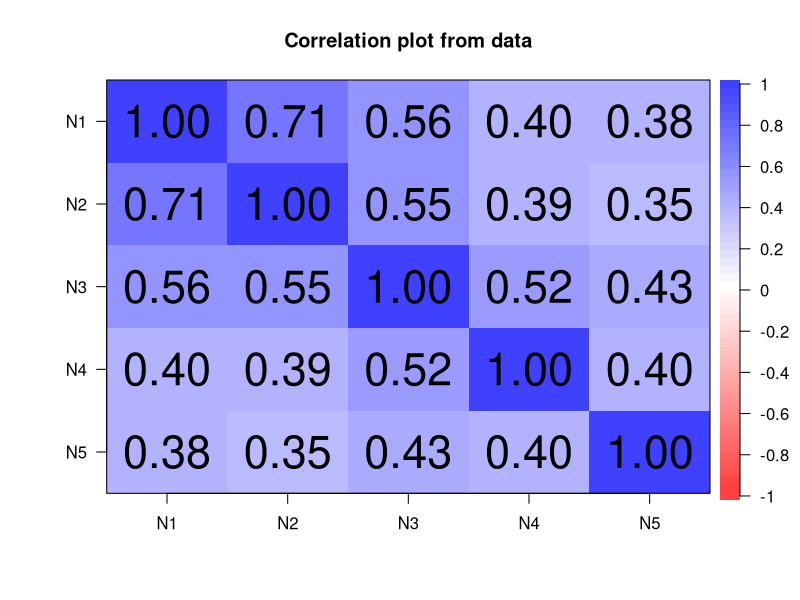
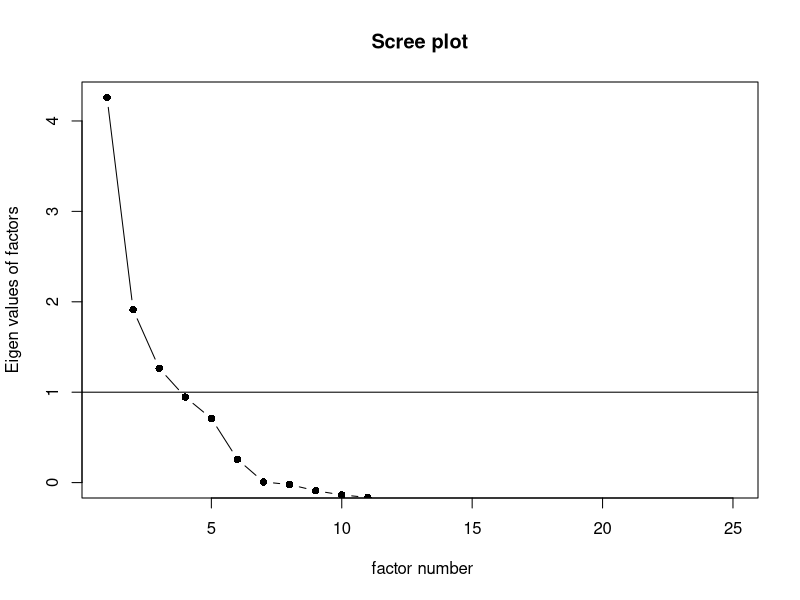
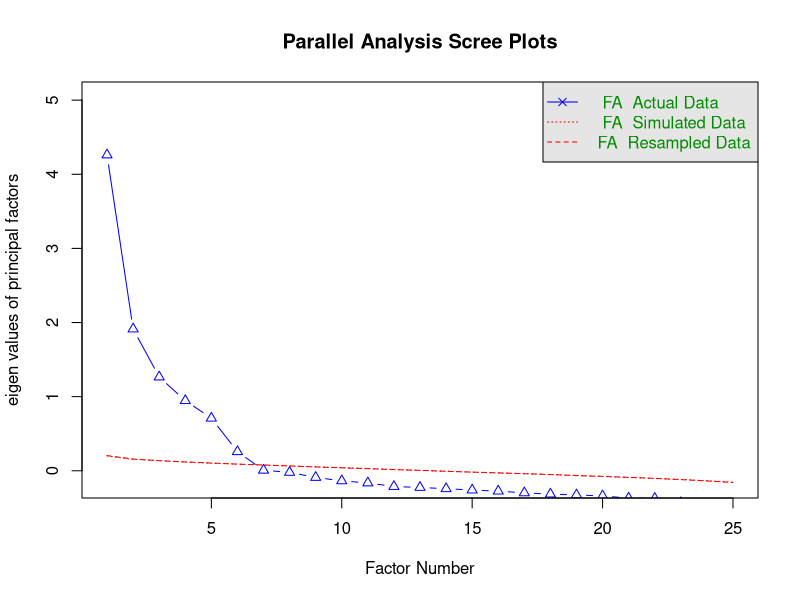
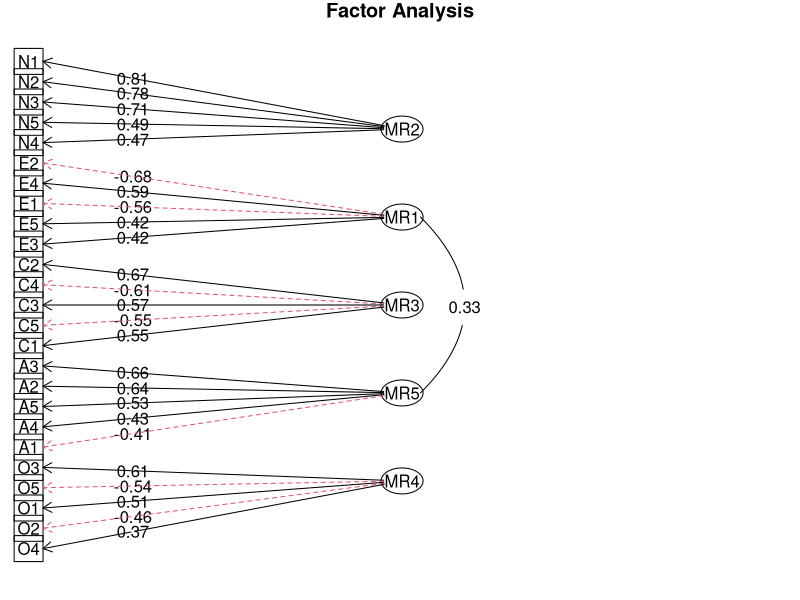
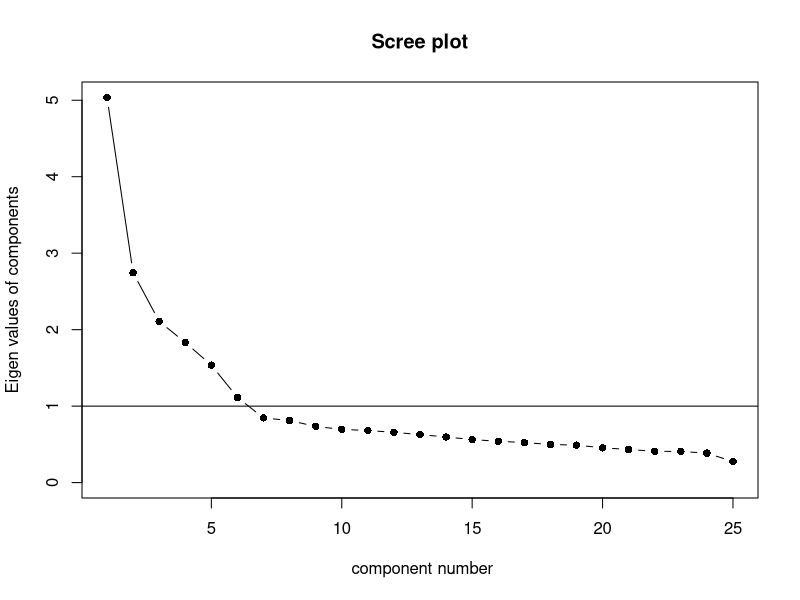
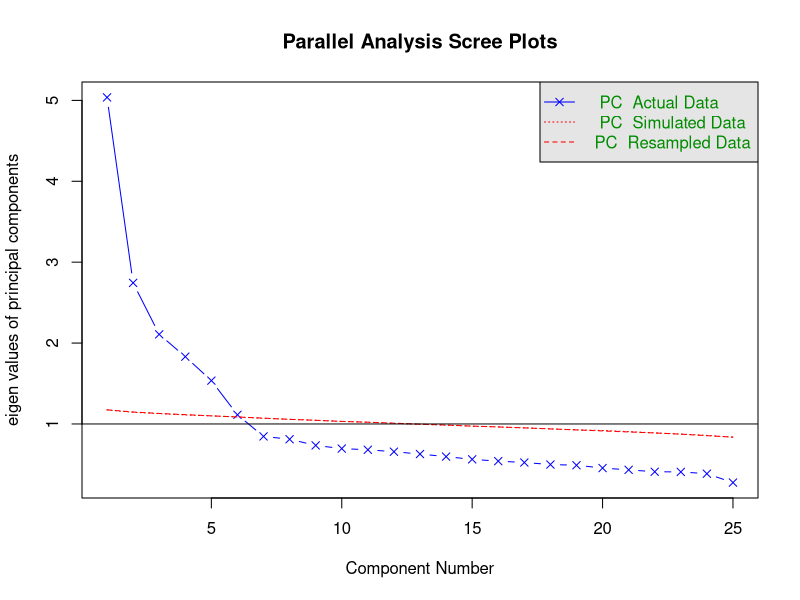
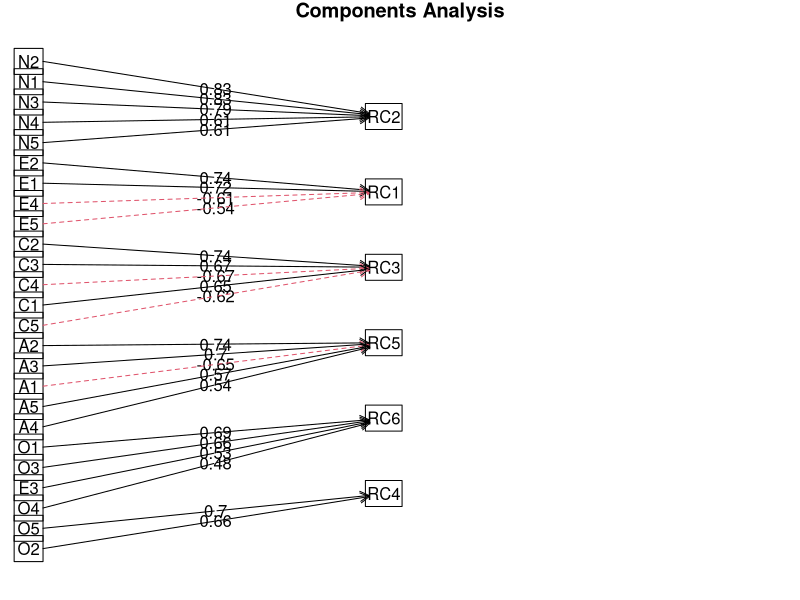

These charts were generated, in order, by the following R code:
## ---- chunk 1
#| code-fold: false
# loading library
library(psych)
library(dplyr) # for data manipulations
## ---- chunk 2
data <- psych::bfi
## ---- chunk 3
#| code-fold: show

# For instance using
describe(data)
## ---- chunk 4
# the paste part is a lazy way for writing (c("N1", "N2", "N3", "N4", "N5"))
# you can play with these sort of things or just write it out fully
neuroticism <- select(data, paste0("N", 1:5))
summary(neuroticism)
round(cor(neuroticism, use = "pairwise.complete.obs"), 2)
cor.plot(neuroticism)
## ---- chunk 5

alpha(neuroticism)
## ---- chunk 6
# get alpha for all variables, minus the first column
# this should be 0.76 according to the output before
alpha(neuroticism[, -1])
# yes, it provides the same :)
## ---- chunk 7
#| code-fold: false

# from the ?bfi help file:
data(bfi)
psych::describe(bfi)
# create the bfi.keys (actually already saved in the data file)
keys <-
  list(agree=c("-A1","A2","A3","A4","A5"),conscientious=c("C1","C2","C3","-C4","-C5"),
extraversion=c("-E1","-E2","E3","E4","E5"),neuroticism=c("N1","N2","N3","N4","N5"),
openness = c("O1","-O2","O3","O4","-O5")) 

scores <- psych::scoreItems(keys,bfi,min=1,max=6) #specify the minimum and maximum values
scores
## ---- chunk 8
# notice that only the first 25 columns relate to the items
# gender, education and age should not be included
scree(data[, 1:25], factors = TRUE, pc = FALSE)
# alternative way to omit those variable
fa.parallel(data[, -c(26:28)], fa = "fa")
## ---- chunk 9
# run the models, print one output as example
efa3 <- fa(data[, 1:25], nfactors = 3, rotate = "oblimin")
efa5 <- fa(data[, 1:25], nfactors = 5, rotate = "oblimin")
efa6 <- fa(data[, 1:25], nfactors = 6, rotate = "oblimin")
efa5
## ---- chunk 10
#| fig-height: 7
fa.diagram(efa5, digits = 2, cut = .3)
## ---- chunk 11
cbind(efa3$RMSEA, efa5$RMSEA, efa6$RMSEA)
cbind(efa3$TLI, efa5$TLI, efa6$TLI)
## ---- chunk 12
anova(efa5, efa6)
## ---- chunk 13
# gender, education and age should not be included
scree(data[, 1:25], factors = FALSE, pc = TRUE)
# alternative way to omit those variable
fa.parallel(data[, -c(26:28)], fa = "pc")
## ---- chunk 14
pca(data[, 1:25], nfactors = 6, rotate = "varimax") 
## ---- chunk 15
#| fig-height: 7
diagram(pca(data[, 1:25], nfactors = 6, rotate = "varimax"), digits = 2)
